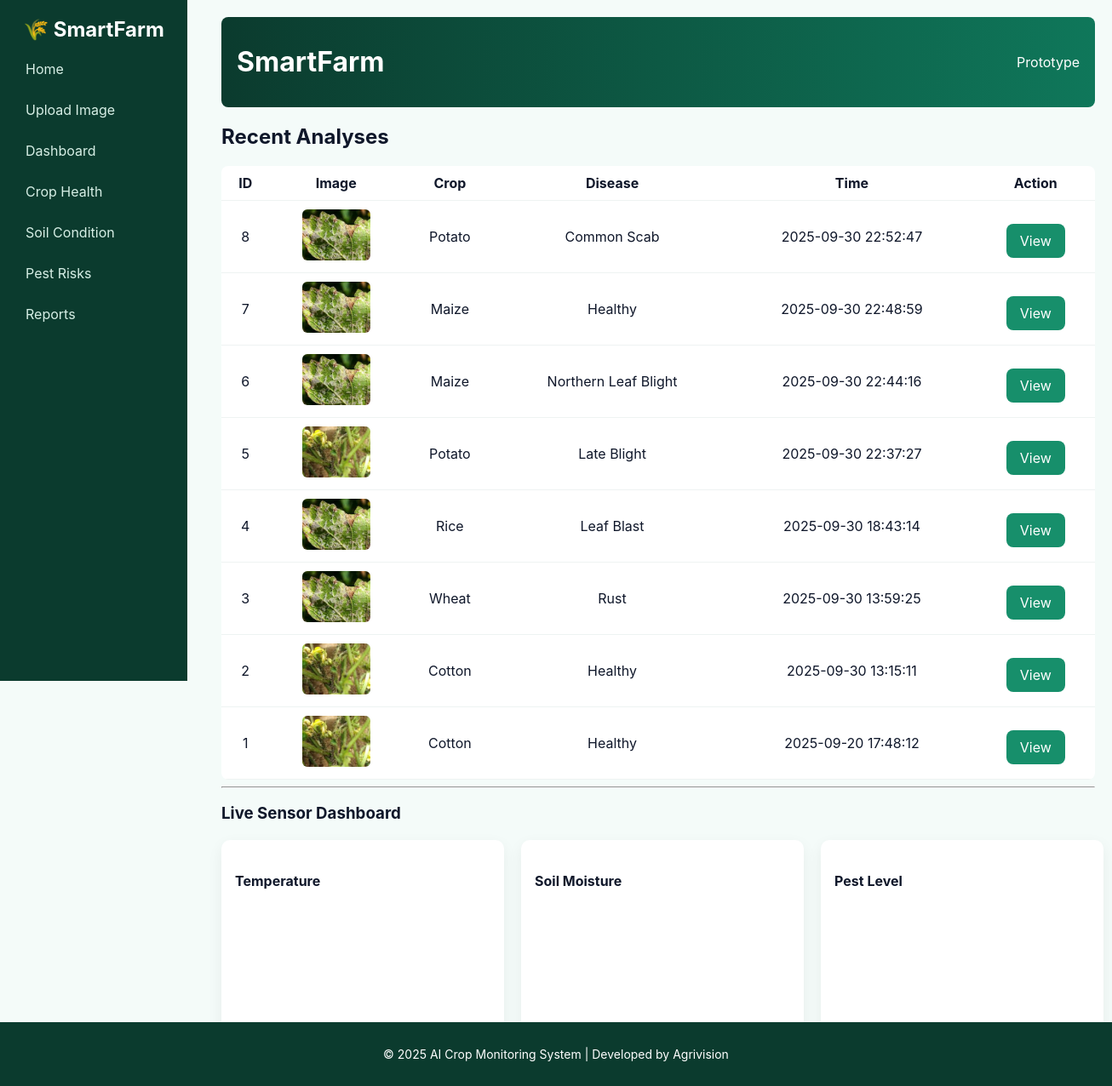
/dashboard, run on the app's committed database.
### tables this page shows
CREATE TABLE uploads (
                id INTEGER PRIMARY KEY AUTOINCREMENT,
                filename TEXT,
                crop_pred TEXT,
                disease_pred TEXT,
                fertilizer TEXT,
                pesticide TEXT,
                advice TEXT,
                timestamp TEXT
                );

### app.py (the view)
@app.route("/dashboard")
def dashboard():
    conn = sqlite3.connect(DB_PATH)
    c = conn.cursor()
    c.execute("SELECT id, filename, crop_pred, disease_pred, timestamp FROM uploads ORDER BY id DESC LIMIT 10")
    rows = c.fetchall()
    conn.close()
    return render_template("dashboard.html", uploads=rows)

### templates/dashboard.html
{% extends "base.html" %}
{% block content %}
<h2>Recent Analyses</h2>
<table class="uploads-table">
  <tr><th>ID</th><th>Image</th><th>Crop</th><th>Disease</th><th>Time</th><th>Action</th></tr>
  {% for row in uploads %}
  <tr>
    <td>{{ row[0] }}</td>
    <td><img src="{{ url_for('uploaded_file', filename=row[1]) }}" class="thumb"></td>
    <td>{{ row[2] }}</td>
    <td>{{ row[3] }}</td>
    <td>{{ row[4] }}</td>
    <td><a class="btn" href="{{ url_for('result', id=row[0]) }}">View</a></td>
  </tr>
  {% endfor %}
</table>
<hr>
<h3>Live Sensor Dashboard</h3>
<div class="cards">
  <div class="card">
    <h4>Temperature</h4>
    <canvas id="tempChart"></canvas>
  </div>
  <div class="card">
    <h4>Soil Moisture</h4>
    <canvas id="moistureChart"></canvas>
  </div>
  <div class="card">
    <h4>Pest Level</h4>
    <canvas id="pestChart"></canvas>
  </div>
</div>
{% endblock %}

### templates/base.html (shortened to what this page needs)
<!DOCTYPE html>
<html lang="en">
<head>
  <link rel="stylesheet" href="{{ url_for('static', filename='css/style.css') }}">
</head>
<body>
  <div class="sidebar">
    <h2>🌾 SmartFarm</h2>
    <nav>
      <a href="{{ url_for('index') }}">Home</a>
      <a href="{{ url_for('upload') }}">Upload Image</a>
      <a href="{{ url_for('dashboard') }}">Dashboard</a>
      <a href="{{ url_for('crop_health') }}">Crop Health</a>
      <a href="{{ url_for('soil_condition') }}">Soil Condition</a>
      <a href="{{ url_for('pest_risks') }}">Pest Risks</a>
      <a href="{{ url_for('reports') }}">Reports</a>
    </nav>
  </div>
  <div class="main">
    <header>
      <div class="header-left"><h1>SmartFarm</h1></div>
      <div class="header-right">Prototype</div>
    </header>
    <main>
      {% block content %}{% endblock %}
    </main>
  </div>
  <footer>
    <p>© 2025 AI Crop Monitoring System | Developed by Agrivision</p>
</footer>
</body>
</html>

### static/css/style.css (style rules this page uses)
:root { --bg:#f4fbf9; --accent:#178f6b; --card:#ffffff; --muted:#6b7280; }
* { box-sizing:border-box }
body { margin:0;font-family:Inter,Arial,Helvetica,sans-serif;background:var(--bg);color:#0f172a }
.sidebar { width:220px;background:#0b3b2e;color:#fff;height:100vh;position:fixed;padding:20px; }
.sidebar h2 { margin:0 0 12px;text-align:center }
.sidebar nav a { display:block;color:#d7efe6;padding:10px;border-radius:6px;text-decoration:none;margin-bottom:8px }
.main { margin-left:240px;padding:20px }
header { display:flex;justify-content:space-between;align-items:center;padding:12px 18px;background:linear-gradient(90deg, #0b3b2e, #0f775a);color:#fff;border-radius:8px }
.btn { display:inline-block;background:var(--accent);color:#fff;padding:10px 16px;border-radius:8px;text-decoration:none;margin-top:10px }
.uploads-table { width:100%;border-collapse:collapse;background:var(--card);border-radius:8px;overflow:hidden }
.uploads-table th, .uploads-table td { padding:10px;border-bottom:1px solid #eef3f2;text-align:center }
.thumb { width:80px;height:60px;object-fit:cover;border-radius:6px }
.cards { display:flex;gap:20px;margin:20px 0 }
.card { flex:1;background:var(--card);padding:16px;border-radius:10px;box-shadow:0 6px 18px rgba(15,23,42,0.06);min-height:150px }
footer { text-align: center; padding: 15px; background: #0b3b2e; color: white; position: fixed; bottom: 0; width: 100%; font-size: 14px; }

### data on the page
uploads: id "8", filename (picture), crop_pred "Potato", disease_pred "Common Scab", timestamp "2025-09-30 22:52:47"
uploads: id "7", filename (picture), crop_pred "Maize", disease_pred "Healthy", timestamp "2025-09-30 22:48:59"
uploads: id "6", filename (picture), crop_pred "Maize", disease_pred "Northern Leaf Blight", timestamp "2025-09-30 22:44:16"
uploads: id "5", filename (picture), crop_pred "Potato", disease_pred "Late Blight", timestamp "2025-09-30 22:37:27"
uploads: id "4", filename (picture), crop_pred "Rice", disease_pred "Leaf Blast", timestamp "2025-09-30 18:43:14"
uploads: id "3", filename (picture), crop_pred "Wheat", disease_pred "Rust", timestamp "2025-09-30 13:59:25"
uploads: id "2", filename (picture), crop_pred "Cotton", disease_pred "Healthy", timestamp "2025-09-30 13:15:11"
uploads: id "1", filename (picture), crop_pred "Cotton", disease_pred "Healthy", timestamp "2025-09-20 17:48:12"
